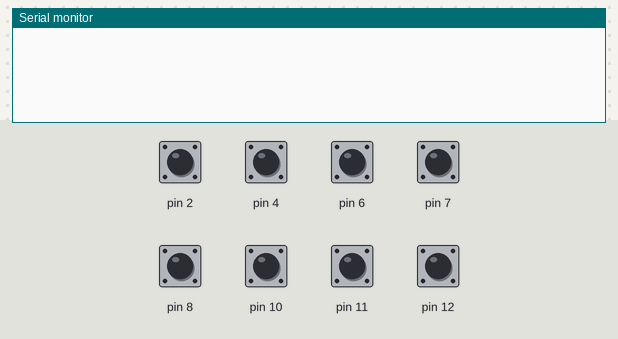
Bench run of a sketch on a simulated Arduino Uno, built with avr-gcc and run on an emulated ATmega328P. Shown: the last lines printed to the serial monitor. Inputs (shaded band) come from the test bench; at power-on: pin 2, pin 4, pin 6–8, pin 10–12 HIGH.

Above: at 1.2 s.
1.3 s: pin 2 pulled LOW for 0.15 s
At 3.1 s:
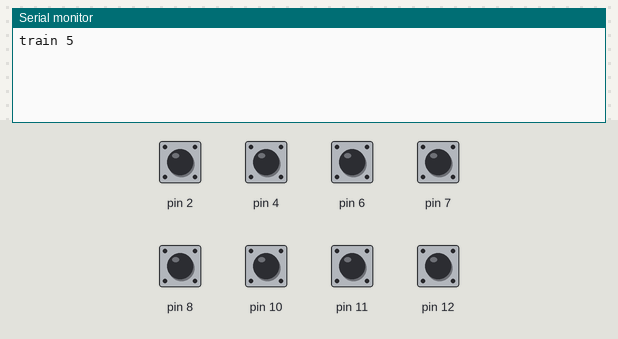
3.4 s: pin 11 pulled LOW for 0.15 s
At 4.8 s:
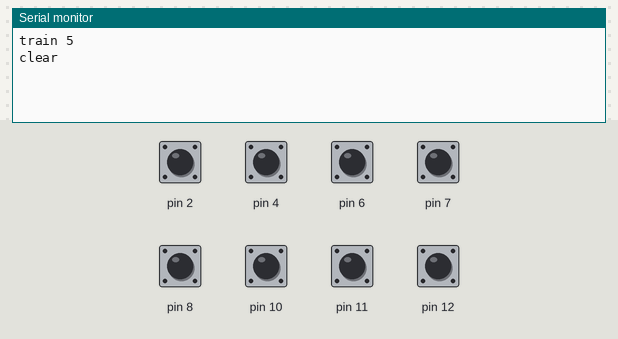
5.5 s: pin 12 pulled LOW for 0.15 s
At 7.3 s:
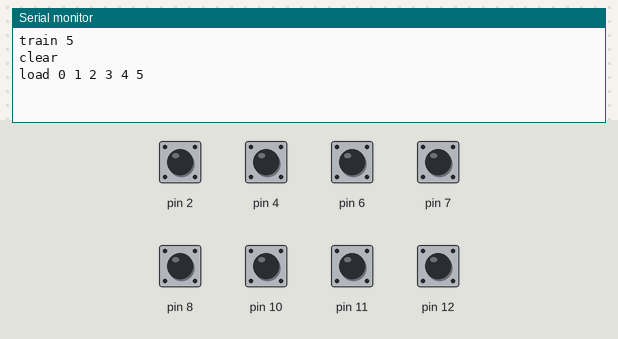
7.6 s: pin 4 pulled LOW for 0.15 s
At 9.0 s:
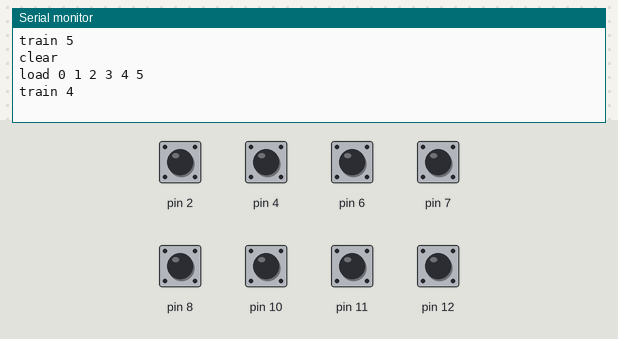
9.2 s: pin 6 pulled LOW for 0.15 s
At 10.4 s:
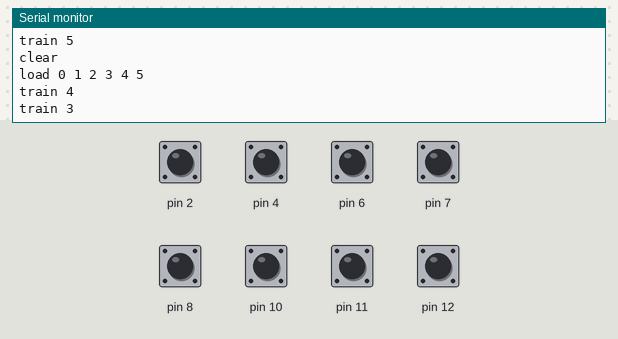
10.8 s: pin 7 pulled LOW for 0.15 s
At 12.8 s:
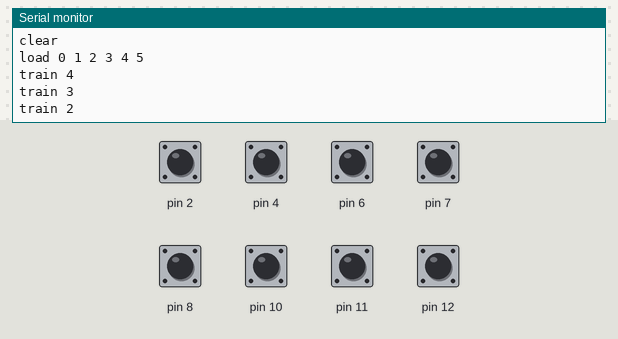
Timing chart, 0 to 13.4 s (numbered marks = the images above; inputs shaded):
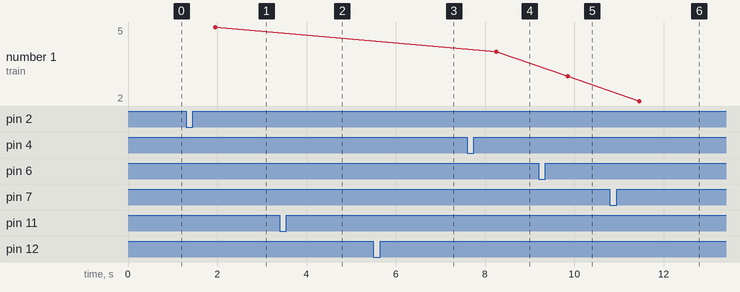

The sketch:

host.ino
```cpp
#include "ClickButton.h"

// initialize the library with the numbers of the interface pins
const int buttons = 8;      //1 Train button and 1 Load button
const int Train0 = 10;     // Pin 10 for train0 button
const int Train1 = 8;     // Pin 8 for train1 button
const int Train2 = 7;
const int Train3 = 6;
const int Train4 = 4;
const int Train5 = 2;
const int Load = 12;
const int Clear = 11;

// Instantiate ClickButton objects in an array
ClickButton button[8] = {
  ClickButton (Train0, LOW, CLICKBTN_PULLUP),
  ClickButton (Train1, LOW, CLICKBTN_PULLUP),
  ClickButton (Train2, LOW, CLICKBTN_PULLUP),
  ClickButton (Train3, LOW, CLICKBTN_PULLUP),
  ClickButton (Train4, LOW, CLICKBTN_PULLUP),
  ClickButton (Train5, LOW, CLICKBTN_PULLUP),
  ClickButton (Load, LOW, CLICKBTN_PULLUP),
  ClickButton (Clear, LOW, CLICKBTN_PULLUP),
};


void setup() {
  Serial.begin(115200);
  for (int i=0; i<buttons; i++){
    // Setup button timers (all in milliseconds / ms)
    // (These are default if not set, but changeable for convenience)
    button[i].debounceTime   = 10;   // Debounce timer in ms
    button[i].multiclickTime = 500;  // Time limit for multi clicks
    button[i].longClickTime  = 2000; // Time until long clicks register
  }
}

void loop()
{
  // Go through each button and set the corresponding LED function
for (int i=0; i<buttons; i++){
    // Update state of all button
    button[i].Update();
    }
     // Save click codes in LEDfunction, as clicks counts are reset at next Update()
    //if (button[i].clicks != 0) LEDfunction[i] = button[i].clicks;

    // train 0 if clicked
    if(button[0].clicks == 1){
      Serial.println ("train 0");
    }
    // train 1 if double clicked
    if(button[1].clicks == 1) {
      Serial.println ("train 1");
    }
    // train 2 if button1 is clicked
    if(button[2].clicks == 1){
      Serial.println ("train 2");
    }
    // train 3 if button1 is clicked
    if(button[3].clicks == 1){
      Serial.println ("train 3");
    }
    // train 4 if button1 is clicked
    if(button[4].clicks == 1){
      Serial.println ("train 4");
    }
    // train 5 if button1 is clicked
    if(button[5].clicks == 1){
      Serial.println ("train 5");
    }
    // load 1 2 3 4 5 if button1 is clicked
    if(button[6].clicks == 1){
      Serial.println ("load 0 1 2 3 4 5");
    }
    // clear all if button
    if(button[7].clicks == 1){
      Serial.println ("clear");
	}
  }
```

Measured:
- after the input at 1.3 s, the serial monitor: prints a new line after 0.65 s (image 1)
- after the input at 3.4 s, the serial monitor: prints a new line after 0.65 s (image 2)
- after the input at 5.5 s, the serial monitor: prints a new line after 0.65 s (image 3)
- after the input at 7.6 s, the serial monitor: prints a new line after 0.65 s (image 4)
- after the input at 9.2 s, the serial monitor: prints a new line after 0.65 s (image 5)
- after the input at 10.8 s, the serial monitor: prints a new line after 0.65 s (image 6)
- plotted number 1: 4 → 3 after the input at 9.2 s, 3 → 2 after the input at 10.8 s
